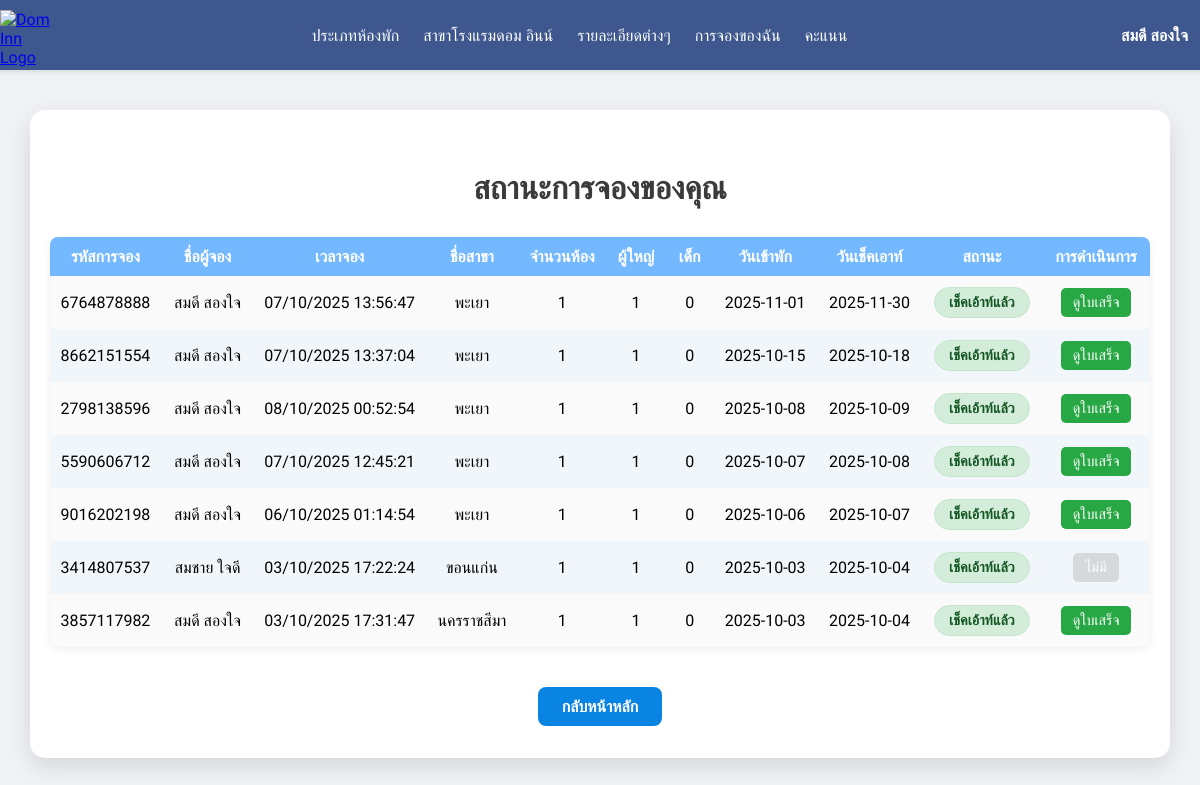
Before: /PHP/booking_status_pending.php (signed in) with the older database file.
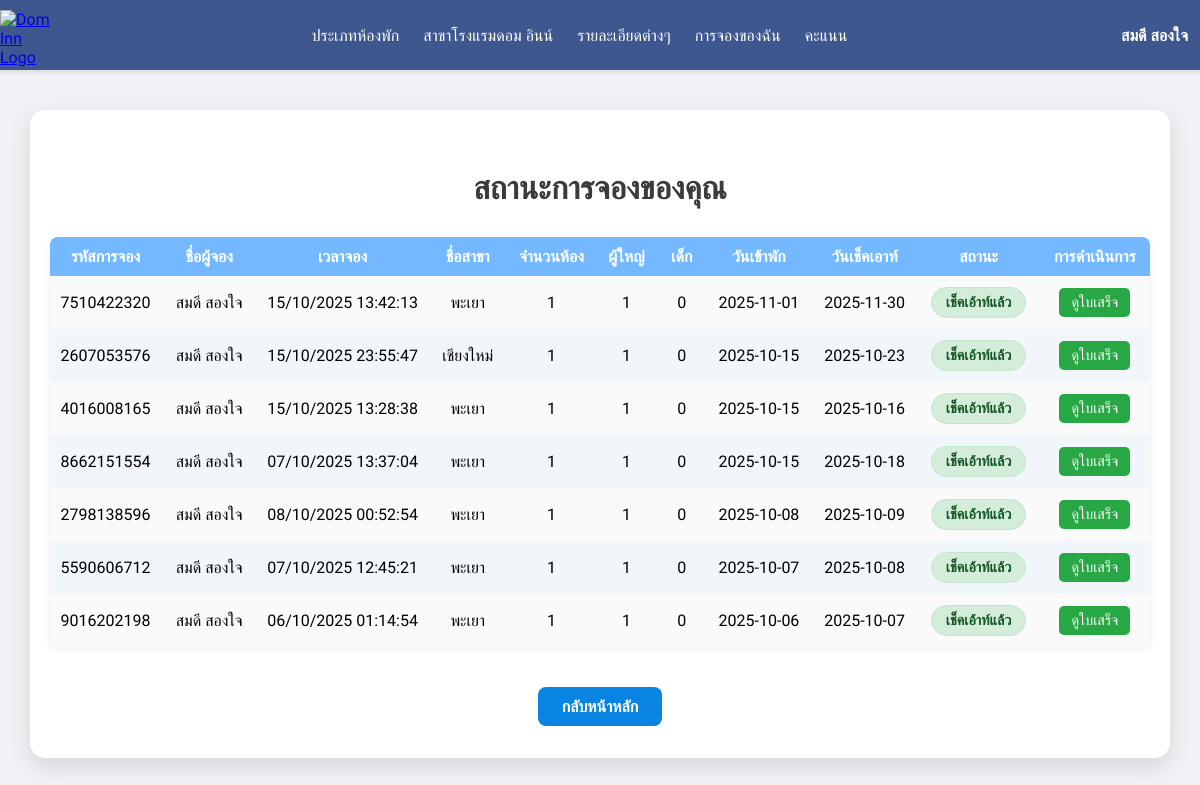
After: the same page with the newer database file.
### tables this page shows
CREATE TABLE `reservation` (
  `Reservation_Id` varchar(10) NOT NULL,
  `Guest_name` varchar(100) DEFAULT NULL,
  `Number_of_rooms` int(2) DEFAULT NULL,
  `Booking_time` datetime DEFAULT NULL,
  `Number_of_adults` int(1) DEFAULT NULL,
  `Number_of_children` int(1) DEFAULT NULL,
  `Booking_date` date DEFAULT NULL,
  `Check_out_date` date DEFAULT NULL,
  `Email_Admin` varchar(30) DEFAULT NULL,
  `Province_Id` varchar(2) DEFAULT NULL,
  `Email_member` varchar(30) DEFAULT NULL,
  `Booking_status_Id` varchar(5) DEFAULT NULL,
  `stars` decimal(2,1) DEFAULT NULL,
  `comment` text DEFAULT NULL,
  `Receipt_Id` int(10) DEFAULT NULL,
  `Total_price` int(100) NOT NULL,
  `rating_timestamp` datetime DEFAULT NULL
);

CREATE TABLE `province` (
  `Province_Id` varchar(2) NOT NULL,
  `Province_name` varchar(50) DEFAULT NULL,
  `Region_Id` varchar(2) DEFAULT NULL,
  `Address` varchar(255) NOT NULL,
  `Phone` varchar(20) NOT NULL
);

CREATE TABLE `booking_status` (
  `Booking_status_Id` varchar(5) NOT NULL,
  `Booking_status_name` varchar(300) DEFAULT NULL
);

### PHP/booking_status_pending.php (the view, shortened to what this page needs)
<?php
include 'db.php';
$conn->set_charset("utf8");
$email_member = $_SESSION['email'] ?? '';
$sql = "SELECT r.Reservation_Id, r.Guest_name, r.Booking_time, r.Number_of_rooms,
               r.Number_of_adults, r.Number_of_children,
               r.Booking_date, r.Check_out_date, r.Booking_status_Id, r.Total_price, r.Receipt_Id,
               b.Booking_status_name,
               p.Province_name
        FROM reservation r
        LEFT JOIN booking_status b ON r.Booking_status_Id = b.Booking_status_Id
        LEFT JOIN province p ON r.Province_Id = p.Province_Id
        WHERE r.Email_member = ?
        ORDER BY r.Booking_date DESC";
$stmt = $conn->prepare($sql);
$stmt->bind_param('s', $email_member);
$stmt->execute();
$result = $stmt->get_result();
$bookings = [];
while ($row = $result->fetch_assoc()) {
  $bookings[] = $row;
}
$First_name = $_SESSION['First_name'] ?? '';
$Last_name = $_SESSION['Last_name'] ?? '';
$full_name = trim($First_name . ' ' . $Last_name);
?>
<!DOCTYPE html>
<html lang="th">
<head>
  <link rel="stylesheet" href="../CSS/css/ino.css" />
  <link rel="stylesheet" href="https://cdnjs.cloudflare.com/ajax/libs/font-awesome/6.0.0-beta3/css/all.min.css"
 />
</head>
<body>
    <header>
      <section class="logo">
        <a href="./home.php">
          <img src="../src/images/4.png" width="50" height="50" alt="Dom Inn Logo" />
        </a>
      </section>
      <nav>
        <a href="./index-type.php">ประเภทห้องพัก</a>
        <a href="./branchs.php">สาขาโรงแรมดอม อินน์</a>
        <a href="./detailsm.php">รายละเอียดต่างๆ</a>
        <a href="./booking_status_pending.php">การจองของฉัน</a>
        <a href="./score.php">คะแนน</a>
      </nav>
          <?php if ($full_name && $full_name !== ' '): ?>
      <div class="user-display">
        <a href="profile.php" class="profile-link"><?= htmlspecialchars($full_name) ?></a>
      </div>
    <?php endif; ?>
    </header>
  <div class="container">
    <h2>สถานะการจองของคุณ</h2>
    <?php if (count($bookings) === 0): ?>
      <div class="no-booking">ไม่มีรายการจอง</div>
    <?php else: ?>
      <table>
        <thead>
          <tr>
            <th>รหัสการจอง</th>
            <th>ชื่อผู้จอง</th>
            <th>เวลาจอง</th>
            <th>ชื่อสาขา</th>
            <th>จำนวนห้อง</th>
            <th>ผู้ใหญ่</th>
            <th>เด็ก</th>
            <th>วันเข้าพัก</th>
            <th>วันเช็คเอาท์</th>
            <th>สถานะ</th>
            <th>การดำเนินการ</th>
          </tr>
        </thead>
        <tbody>
          <?php foreach ($bookings as $b): ?>
            <tr>
              <td><?= htmlspecialchars($b['Reservation_Id']) ?></td>
              <td><?= htmlspecialchars($b['Guest_name']) ?></td>
              <td><?= htmlspecialchars(date('d/m/Y H:i:s', strtotime($b['Booking_time']))) ?></td>
              <td><?= htmlspecialchars($b['Province_name'] ?? 'ไม่ระบุ') ?></td>
              <td><?= htmlspecialchars($b['Number_of_rooms']) ?></td>
              <td><?= htmlspecialchars($b['Number_of_adults']) ?></td>
              <td><?= htmlspecialchars($b['Number_of_children']) ?></td>
              <td><?= htmlspecialchars($b['Booking_date']) ?></td>
              <td><?= htmlspecialchars($b['Check_out_date']) ?></td>
              <td>
                <span class="status s<?= htmlspecialchars($b['Booking_status_Id']) ?>">
                  <?= htmlspecialchars($b['Booking_status_name'] ?? 'ไม่ทราบ') ?>
                </span>
              </td>
              <td>
                <?php
                if ($b['Booking_status_Id'] == 1):
                ?>
                  <a href="payment.php?reservation_id=<?= htmlspecialchars($b['Reservation_Id']) ?>" class="action-button">ชำระเงิน</a>
                <?php
                elseif (($b['Booking_status_Id'] == 3 || $b['Booking_status_Id'] == 6 || $b['Booking_status_Id'] == 7) && !empty($b['Receipt_Id'])):
                ?>
                  <a href="receipt_details.php?receipt_id=<?= htmlspecialchars($b['Receipt_Id']) ?>" target="_blank" class="action-button view-receipt">ดูใบเสร็จ</a>
                <?php
                elseif ($b['Booking_status_Id'] == 2):
                ?>
                  <span class="action-button disabled">รอการตรวจสอบ</span>
                <?php else:
                ?>
                  <span class="action-button disabled">ไม่มี</span>
                <?php endif; ?>
              </td>
            </tr>
          <?php endforeach; ?>
        </tbody>
      </table>
    <?php endif; ?>
    <div style="text-align:center;">
      <a href="home.php" class="back-btn">กลับหน้าหลัก</a>
    </div>
  </div>
</body>
</html>

Changed rows visible on the page:
removed reservation: Reservation_Id "6764878888", Guest_name "สมดี สองใจ", Booking_time "07/10/2025 13:56:47", Province_Id.Province_name "พะเยา", Number_of_rooms "1", Number_of_adults "1", Number_of_children "0", Booking_date "2025-11-01", Check_out_date "2025-11-30", Booking_status_Id.Booking_status_name "เช็คเอ้าท์แล้ว"
removed reservation: Reservation_Id "3414807537", Guest_name "สมชาย ใจดี", Booking_time "03/10/2025 17:22:24", Province_Id.Province_name "ขอนแก่น", Number_of_rooms "1", Number_of_adults "1", Number_of_children "0", Booking_date "2025-10-03", Check_out_date "2025-10-04", Booking_status_Id.Booking_status_name "เช็คเอ้าท์แล้ว", shows "ไม่มี"
removed reservation: Reservation_Id "3857117982", Guest_name "สมดี สองใจ", Booking_time "03/10/2025 17:31:47", Province_Id.Province_name "นครราชสีมา", Number_of_rooms "1", Number_of_adults "1", Number_of_children "0", Booking_date "2025-10-03", Check_out_date "2025-10-04", Booking_status_Id.Booking_status_name "เช็คเอ้าท์แล้ว"
added reservation: Reservation_Id "7510422320", Guest_name "สมดี สองใจ", Booking_time "15/10/2025 13:42:13", Province_Id.Province_name "พะเยา", Number_of_rooms "1", Number_of_adults "1", Number_of_children "0", Booking_date "2025-11-01", Check_out_date "2025-11-30", Booking_status_Id.Booking_status_name "เช็คเอ้าท์แล้ว"
added reservation: Reservation_Id "2607053576", Guest_name "สมดี สองใจ", Booking_time "15/10/2025 23:55:47", Province_Id.Province_name "เชียงใหม่", Number_of_rooms "1", Number_of_adults "1", Number_of_children "0", Booking_date "2025-10-15", Check_out_date "2025-10-23", Booking_status_Id.Booking_status_name "เช็คเอ้าท์แล้ว"
added reservation: Reservation_Id "4016008165", Guest_name "สมดี สองใจ", Booking_time "15/10/2025 13:28:38", Province_Id.Province_name "พะเยา", Number_of_rooms "1", Number_of_adults "1", Number_of_children "0", Booking_date "2025-10-15", Check_out_date "2025-10-16", Booking_status_Id.Booking_status_name "เช็คเอ้าท์แล้ว"
